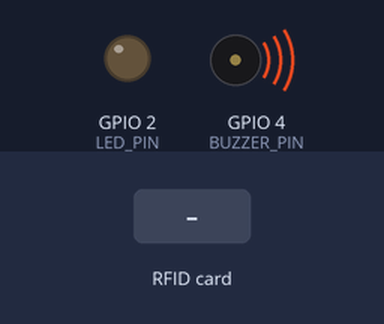
A sketch run on a simulated ESP32. Parts: output pins drawn as LEDs (lit = HIGH), buzzer (waves = sounding, pin HIGH). The test bench sets the inputs (shaded band). WiFi joins after 1.5 s; servers stay silent unless stated; uploads are accepted with an empty reply; what the sketch prints to the serial monitor is not drawn.

Above: at 2.7 s.
At 4.1 s:
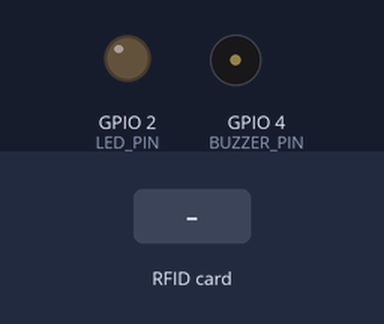
4.2 s: RFID card 5E 7A 19 C4 held to the reader
At 4.39 s:
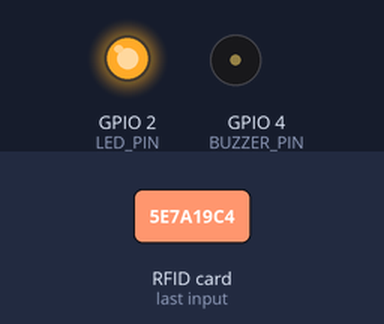
Timing chart, 0 to 7.2 s (numbered marks = the images above; inputs shaded):
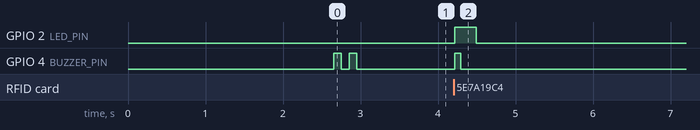

Measured:
- after the input at 4.2 s, GPIO 2 (LED_PIN): LOW → HIGH at once, → LOW 0.28 s later; GPIO 4 (BUZZER_PIN): LOW → HIGH at once, → LOW 0.08 s later

The sketch:

esp32_rfid_siis.ino
```cpp
/*
  ========================================================================
  SIIS (Sistem Informasi Inventaris Sekolah) - IoT Firmware
  Target Board: ESP32 Dev Module
  RFID Reader : MFRC522 (SPI)
  Protocol    : HTTP POST JSON ke Endpoint /api/v1/rfid/verify
  ========================================================================

  Wiring ESP32 to MFRC522:
  - 3.3V   -> 3.3V (JANGAN 5V)
  - GND    -> GND
  - RST    -> GPIO 22
  - SDA/SS -> GPIO 21 (atau GPIO 5)
  - SCK    -> GPIO 18
  - MISO   -> GPIO 19
  - MOSI   -> GPIO 23

  Buzzer / LED (Opsional):
  - BUZZER -> GPIO 4
  - LED_OK -> GPIO 2
*/

#include <WiFi.h>
#include <HTTPClient.h>
#include <SPI.h>
#include <MFRC522.h>
#include <ArduinoJson.h> // ArduinoJson v6 atau v7

// 1. Konfigurasi Jaringan WiFi
const char* ssid = "NAMA_WIFI_SEKOLAH";
const char* password = "PASSWORD_WIFI";

// 2. Konfigurasi Server SIIS
// Ganti dengan IP lokal komputer server Laravel (misal: http://192.168.1.50:8000/api/v1/rfid/verify)
const char* serverEndpoint = "http://192.168.1.100:8000/api/v1/rfid/verify";

// 3. Kredensial Perangkat IoT (Sesuai tabel iot_devices)
const char* deviceId = "ESP32-SARPRAS-01";
const char* apiKey   = "siis-rfid-secret-key-2026";

// 4. Pin Definition MFRC522
#define RST_PIN  22
#define SS_PIN   21
#define BUZZER_PIN 4
#define LED_PIN    2

MFRC522 rfid(SS_PIN, RST_PIN);

void setup() {
  Serial.begin(115200);
  delay(1000);
  Serial.println("\n--- Memulai Inisialisasi SIIS RFID Reader ---");

  pinMode(BUZZER_PIN, OUTPUT);
  pinMode(LED_PIN, OUTPUT);
  digitalWrite(BUZZER_PIN, LOW);
  digitalWrite(LED_PIN, LOW);

  // Inisialisasi SPI & MFRC522
  SPI.begin();
  rfid.PCD_Init();
  delay(100);
  rfid.PCD_DumpVersionToSerial();

  // Koneksi ke WiFi
  Serial.print("Menghubungkan ke WiFi: ");
  Serial.println(ssid);
  WiFi.begin(ssid, password);

  while (WiFi.status() != WL_CONNECTED) {
    delay(500);
    Serial.print(".");
  }

  Serial.println("\n[WiFi] Berhasil Terhubung!");
  Serial.print("[WiFi] IP Address: ");
  Serial.println(WiFi.localIP());

  // Indikasi Beep 2x saat siap
  beep(100); delay(100); beep(100);
  Serial.println(">>> Siap menerima tap kartu RFID...");
}

void loop() {
  // Cek apakah ada kartu RFID baru terdeteksi
  if (!rfid.PICC_IsNewCardPresent()) {
    return;
  }
  if (!rfid.PICC_ReadCardSerial()) {
    return;
  }

  // Baca UID kartu dan konversi ke string HEX huruf kapital
  String rfidUid = "";
  for (byte i = 0; i < rfid.uid.size; i++) {
    if (rfid.uid.uidByte[i] < 0x10) {
      rfidUid += "0";
    }
    rfidUid += String(rfid.uid.uidByte[i], HEX);
  }
  rfidUid.toUpperCase();

  Serial.println("\n-------------------------------------------");
  Serial.print("[RFID] Kartu Ditempel! UID: ");
  Serial.println(rfidUid);

  // Indikator visual & suara tap kartu
  digitalWrite(LED_PIN, HIGH);
  beep(80);

  // Kirim data ke API Laravel SIIS
  kirimVerifikasiKeServer(rfidUid);

  digitalWrite(LED_PIN, LOW);

  // Hentikan enkripsi pada kartu & tunggu jeda sebelum tap berikutnya
  rfid.PICC_HaltA();
  rfid.PCD_StopCrypto1();
  delay(1500);
}

void kirimVerifikasiKeServer(String uid) {
  if (WiFi.status() != WL_CONNECTED) {
    Serial.println("[ERROR] WiFi terputus!");
    beepError();
    return;
  }

  HTTPClient http;
  http.begin(serverEndpoint);
  http.addHeader("Content-Type", "application/json");
  http.addHeader("Accept", "application/json");

  // Siapkan Payload JSON
  StaticJsonDocument<256> doc;
  doc["device_id"] = deviceId;
  doc["api_key"]   = apiKey;
  doc["rfid_uid"]  = uid;

  String jsonPayload;
  serializeJson(doc, jsonPayload);

  Serial.println("[HTTP] Mengirim POST ke SIIS Server...");
  int httpResponseCode = http.POST(jsonPayload);

  if (httpResponseCode > 0) {
    String responseString = http.getString();
    Serial.print("[HTTP] Response Code: ");
    Serial.println(httpResponseCode);
    Serial.print("[HTTP] Payload: ");
    Serial.println(responseString);

    StaticJsonDocument<512> respDoc;
    DeserializationError error = deserializeJson(respDoc, responseString);

    if (!error) {
      const char* status = respDoc["status"];
      const char* message = respDoc["message"];

      Serial.print("[SIIS] Status: ");
      Serial.println(status);
      Serial.print("[SIIS] Pesan: ");
      Serial.println(message);

      if (strcmp(status, "borrow_confirmed") == 0) {
        // Konfirmasi pengambilan alat berhasil!
        beepSuccess();
      } else if (strcmp(status, "active_loan_detected") == 0 || strcmp(status, "user_identified") == 0) {
        // User teridentifikasi normal
        beep(150);
      } else {
        beepError();
      }
    }
  } else {
    Serial.print("[HTTP] Gagal mengirim data, error: ");
    Serial.println(http.errorToString(httpResponseCode).c_str());
    beepError();
  }

  http.end();
}

void beep(int ms) {
  digitalWrite(BUZZER_PIN, HIGH);
  delay(ms);
  digitalWrite(BUZZER_PIN, LOW);
}

void beepSuccess() {
  beep(100); delay(80);
  beep(100); delay(80);
  beep(250);
}

void beepError() {
  beep(400); delay(150);
  beep(400);
}
```
